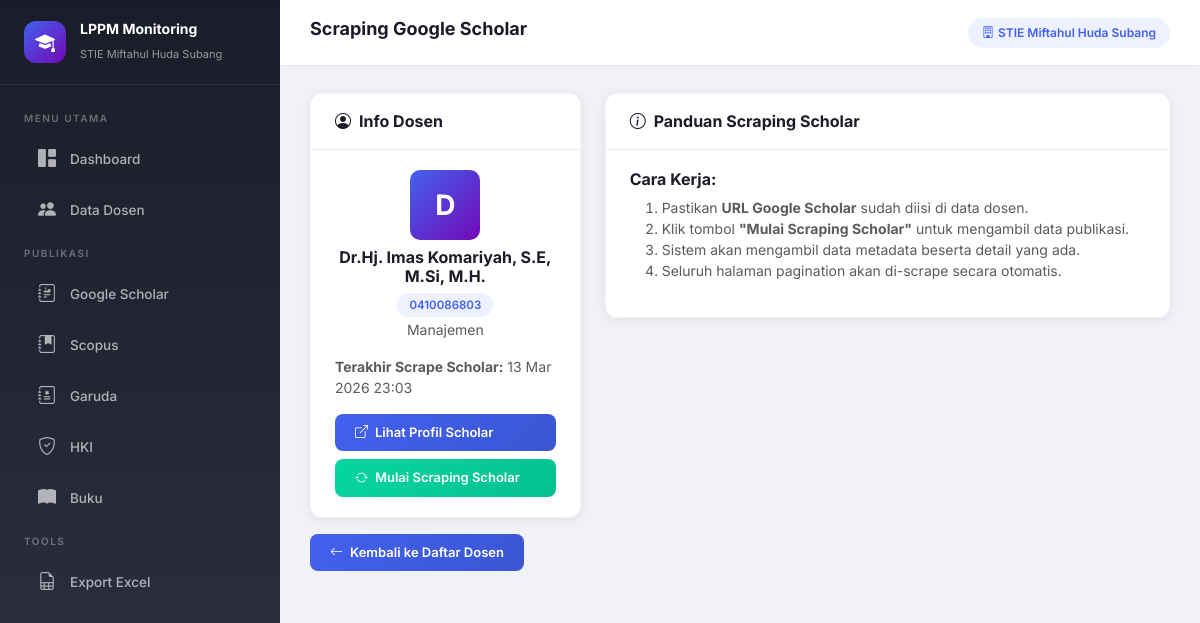
The app's page /scraping/scrape_scholar.php?id=4 with its own data.
### tables this page shows
CREATE TABLE `dosen` (
  `id` int(11) NOT NULL,
  `nama` varchar(255) NOT NULL,
  `nidn` varchar(20) NOT NULL,
  `prodi` varchar(100) NOT NULL,
  `sinta_id` varchar(50) DEFAULT NULL,
  `sinta_url` varchar(500) DEFAULT NULL,
  `scholar_url` varchar(500) DEFAULT NULL,
  `sinta_score_overall` decimal(10,2) DEFAULT 0.00,
  `sinta_score_3year` decimal(10,2) DEFAULT 0.00,
  `h_index_scopus` int(11) DEFAULT 0,
  `h_index_gs` int(11) DEFAULT 0,
  `foto` varchar(500) DEFAULT NULL,
  `last_scraped` datetime DEFAULT NULL,
  `created_at` timestamp NOT NULL DEFAULT current_timestamp(),
  `updated_at` timestamp NOT NULL DEFAULT current_timestamp() ON UPDATE current_timestamp()
);

### config/koneksi.php (called while the page is built, shortened)
<?php
$base_url = '/Scraping/sinta-monitoring';

### scraping/scrape_scholar.php (the view, shortened to what this page needs)
<?php
require_once __DIR__ . '/../config/koneksi.php';
$id = isset($_GET['id']) ? (int)$_GET['id'] : 0;
$dosen = $conn->query("SELECT * FROM dosen WHERE id = $id")->fetch_assoc();
require_once __DIR__ . '/../layout/header.php';
?>
<div class="row g-4">
    <div class="col-lg-4">
        <div class="card-custom">
            <div class="card-header-custom">
                <h5><i class="bi bi-person-circle me-2"></i>Info Dosen</h5>
            </div>
            <div class="card-body-custom">
                <div class="text-center mb-3">
                    <div class="dosen-avatar mx-auto mb-2" style="width:70px;height:70px;font-size:28px;">
                        <?= strtoupper(substr($dosen['nama'], 0, 1)) ?>
                    </div>
                    <h6 class="fw-bold mb-1"><?= htmlspecialchars($dosen['nama']) ?></h6>
                    <span class="badge-custom badge-primary"><?= $dosen['nidn'] ?></span>
                    <p class="text-muted small mt-1"><?= htmlspecialchars($dosen['prodi']) ?></p>
                </div>
                <div class="mb-3">
                    <small class="text-muted d-block mb-1"><strong>Terakhir Scrape Scholar:</strong> <?= $dosen['last_scraped'] ? date('d M Y H:i', strtotime($dosen['last_scraped'])) : 'Belum pernah' ?></small>
                </div>
                <?php if (!empty($dosen['scholar_url'])): ?>
                <a href="<?= htmlspecialchars($dosen['scholar_url']) ?>" target="_blank" class="btn btn-primary-custom w-100 mb-2">
                    <i class="bi bi-box-arrow-up-right"></i> Lihat Profil Scholar
                </a>
                <?php endif; ?>
                <button type="button" id="btnStartScrape" class="btn btn-success-custom w-100"
                    <?= (empty($dosen['scholar_url'])) ? 'disabled' : '' ?>
                    onclick="startScraping(<?= $id ?>)">
                    <i class="bi bi-arrow-repeat"></i> Mulai Scraping Scholar
                </button>
            </div>
        </div>
    </div>
    <div class="col-lg-8">
        <div class="card-custom">
            <div class="card-header-custom">
                <h5><i class="bi bi-info-circle me-2"></i>Panduan Scraping Scholar</h5>
            </div>
            <div class="card-body-custom">
                <div class="mb-3">
                    <h6 class="fw-bold">Cara Kerja:</h6>
                    <ol class="small text-muted">
                        <li>Pastikan <strong>URL Google Scholar</strong> sudah diisi di data dosen.</li>
                        <li>Klik tombol <strong>"Mulai Scraping Scholar"</strong> untuk mengambil data publikasi.</li>
                        <li>Sistem akan mengambil data metadata beserta detail yang ada.</li>
                        <li>Seluruh halaman pagination akan di-scrape secara otomatis.</li>
                    </ol>
                </div>
            </div>
        </div>
    </div>
</div>
<div class="mt-3">
    <a href="<?= $base_url ?>/dosen/dosen.php" class="btn btn-primary-custom">
        <i class="bi bi-arrow-left"></i> Kembali ke Daftar Dosen
    </a>
</div>
<?php require_once __DIR__ . '/../layout/footer.php'; ?>

### assets/css/style.css (style rules this page uses)
:root { --primary: #4361ee; --primary-dark: #3a56d4; --primary-light: #eef1ff; --secondary: #7209b7; --accent: #f72585; --success: #06d6a0; --warning: #ffd166; --danger: #ef476f; --info: #118ab2; --dark: #1a1d29; --dark-2: #2d3142; --gray: #6c757d; --gray-light: #e9ecef; --bg-body: #f0f2f8; --bg-card: #ffffff; --sidebar-width: 280px; --header-height: 65px; --border-radius: 12px; --shadow: 0 2px 12px rgba(0,0,0,0.08); --shadow-hover: 0 8px 25px rgba(0,0,0,0.12); --transition: all 0.3s cubic-bezier(0.25, 0.8, 0.25, 1); }
* { margin: 0; padding: 0; box-sizing: border-box; }
body { font-family: 'Inter', sans-serif; background: var(--bg-body); color: var(--dark); min-height: 100vh; overflow-x: hidden; }
.card-custom { background: var(--bg-card); border-radius: var(--border-radius); box-shadow: var(--shadow); border: 1px solid rgba(0,0,0,0.04); overflow: hidden; }
.card-custom .card-header-custom { padding: 18px 24px; border-bottom: 1px solid var(--gray-light); display: flex; align-items: center; justify-content: space-between; flex-wrap: wrap; gap: 10px; }
.card-custom .card-header-custom h5 { font-size: 16px; font-weight: 700; margin: 0; }
.card-custom .card-body-custom { padding: 20px 24px; }
.btn-primary-custom { background: linear-gradient(135deg, var(--primary), var(--primary-dark)); border: none; color: #fff; padding: 9px 20px; border-radius: 8px; font-size: 13px; font-weight: 600; transition: var(--transition); display: inline-flex; align-items: center; gap: 7px; }
.btn-success-custom { background: linear-gradient(135deg, var(--success), #05c090); border: none; color: #fff; padding: 9px 20px; border-radius: 8px; font-size: 13px; font-weight: 600; transition: var(--transition); display: inline-flex; align-items: center; gap: 7px; }
.badge-custom { padding: 5px 12px; border-radius: 20px; font-size: 11.5px; font-weight: 600; }
.badge-primary { background: var(--primary-light); color: var(--primary); }
.dosen-avatar { width: 40px; height: 40px; border-radius: 10px; background: linear-gradient(135deg, var(--primary), var(--secondary)); color: #fff; display: flex; align-items: center; justify-content: center; font-weight: 700; font-size: 16px; flex-shrink: 0; }

### records on screen
dosen: nama "D", nama "Dr.Hj. Imas Komariyah, S.E, M.Si, M.H.", nidn "0410086803", prodi "Manajemen", last_scraped "13 Mar 2026 23:03"

### other values on screen
$institusi "STIE Miftahul Huda Subang"
$page_title "Scraping Google Scholar"
